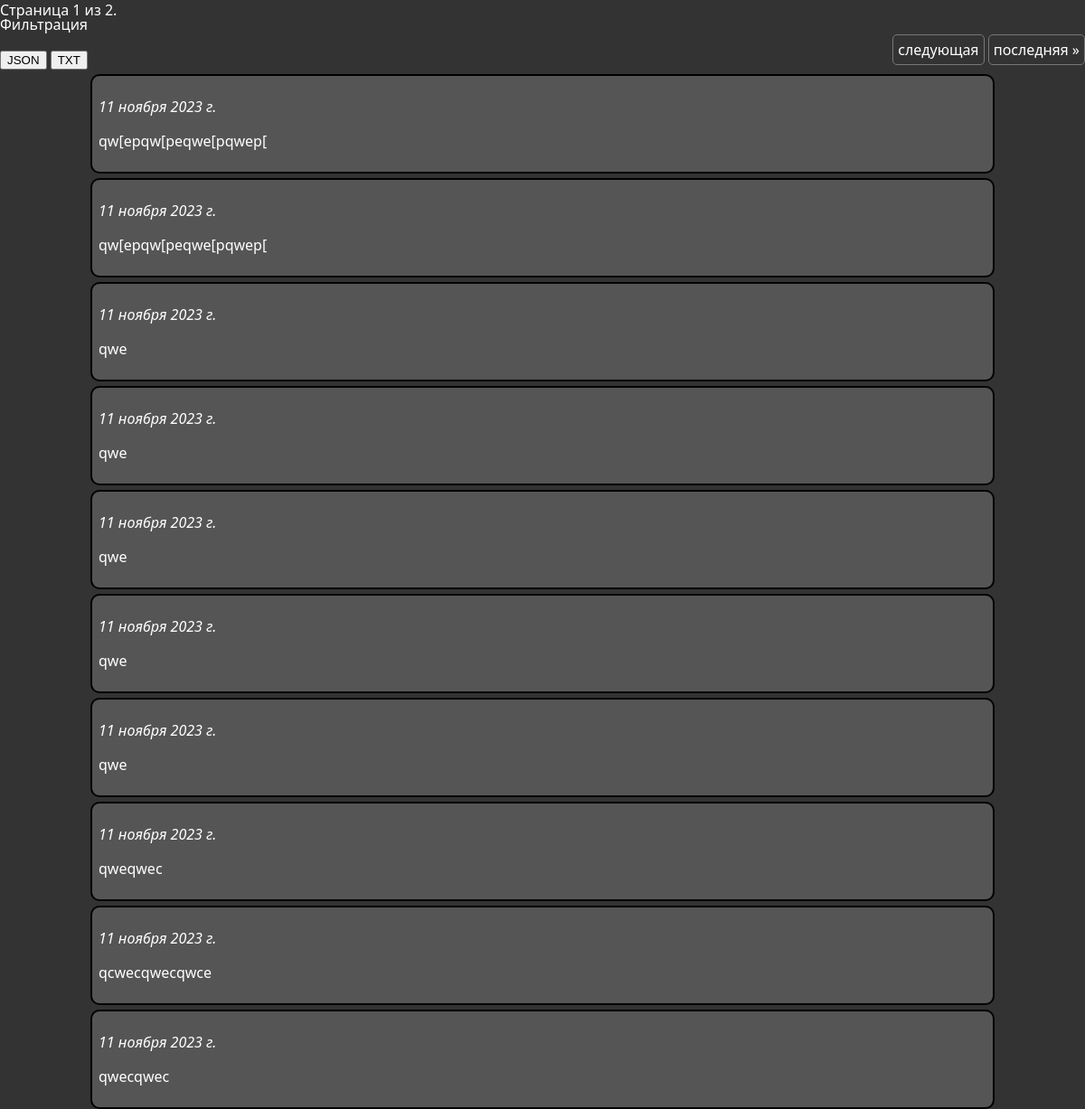
Screenshot of /auths/request_data/ (signed in) with the database file from the repository.
### apps/auths/models.py (models this page shows)
class DataPageRequest(models.Model):
    user = models.ForeignKey(to=CastomUser, verbose_name='пользователь', on_delete=models.CASCADE)
    data = models.CharField(verbose_name="данные", max_length=1000)
    content_type = models.CharField(verbose_name='тип контента', max_length=10)
    date_create = models.DateField(verbose_name='дата создания',auto_now_add=True)

### apps/auths/views.py (the view)
# urls.py: path('request_data/', AllUserPagesRequestsView.as_view(), name='req_data'),
class AllUserPagesRequestsView(View):
    template: str = 'all_user_req_page.html'
    OBJECTS_PER_PAGE: int = 10 #* Количество объектов на одной странице
    def get(self, req: HttpRequest) -> HttpResponse:
        user = req.user
        if not user.is_authenticated:
            return HttpResponse("У вас нет аккаунта. Создайте аккаунт, чтобы использовать эту функцию.")
        context: dict = {}
        content_type = req.GET.get('content_type')
        objects = DataPageRequest.objects.filter(user=user)
        if content_type:
            objects = objects.filter(content_type=content_type)
        paginator = Paginator(objects, self.OBJECTS_PER_PAGE)
        page = req.GET.get('page')
        try:
            current_page = paginator.page(page)
        except PageNotAnInteger:
            current_page = paginator.page(1)
        except EmptyPage:
            current_page = paginator.page(paginator.num_pages)
        context['current_page'] = current_page
        return render(req, self.template, context)

### apps/auths/templates/all_user_req_page.html (shortened to what this page needs)
{% load static %}
<!DOCTYPE html>
<html lang="en">
<head>
    <link rel="stylesheet" href="{% static 'css/all_user_req_page_style.css' %}">
</head>
<body>
    <div id="os">
        <div id="header">
            <span class="current">
                Страница {{ current_page.number }} из {{ current_page.paginator.num_pages }}.
            </span><br>
            <div class="pagination">
                <div class="previous">
                </div>
                <div class="next_page">
                {% if current_page.has_next %}
                    <a href="?page={{ current_page.next_page_number }}">следующая</a>
                    <a href="?page={{ current_page.paginator.num_pages }}">последняя &raquo;</a>
                {% endif %}
                </div>
            </div>
        </div>
        <form method="get" action="{% url 'req_data' %}">
            <p>Фильтрация</p>
            <button type="submit" name="content_type" value="json">JSON</button>
            <button type="submit" name="content_type" value="txt">TXT</button>
        </form>
        <div class="container">
            <div class="item_container">
                {% for item in current_page %}
                    <div class="page_item">
                        <p><i>{{ item.content_type }} {{ item.date_create }}</i></p>
                        <p>{{ item.data }}</p>
                    </div>
                {% empty %}
                    <p>У вас нет сохраненных данных</p>
                {% endfor %}
            </div>
        </div>
    </div>
</body>
</html>

### apps/auths/static/css/all_user_req_page_style.css (style rules this page uses)
body { margin: 0; padding: 0; color: #fff; background: #333; font-family: 'Segoe UI', Tahoma, Geneva, Verdana, sans-serif; }
#os { display: flex; flex-direction: column; }
.container { display: flex; flex-direction: column; align-items: center; }
.item_container { display: flex; flex-direction: column; width: 1000px; }
.page_item { margin-top: 5px; border: 2px solid black; border-radius: 10px; background: #555; padding: 7px; }
.pagination { display: flex; flex-direction: row; justify-content: space-between; }
.previous { width: 50%; }
.pagination a { color: white; text-decoration: none; padding: 5px; border: 1px solid #777; border-radius: 5px; }
#header { position: fixed; display: flex; flex-direction: column; width: 100%; }

### rows the page displays
DataPageRequest: date_create "11 ноября 2023 г.", data "qw[epqw[peqwe[pqwep["
DataPageRequest: date_create "11 ноября 2023 г.", data "qw[epqw[peqwe[pqwep["
DataPageRequest: date_create "11 ноября 2023 г.", data "qwe"
DataPageRequest: date_create "11 ноября 2023 г.", data "qwe"
DataPageRequest: date_create "11 ноября 2023 г.", data "qwe"
DataPageRequest: date_create "11 ноября 2023 г.", data "qwe"
DataPageRequest: date_create "11 ноября 2023 г.", data "qwe"
DataPageRequest: date_create "11 ноября 2023 г.", data "qweqwec"
DataPageRequest: date_create "11 ноября 2023 г.", data "qcwecqwecqwce"
DataPageRequest: date_create "11 ноября 2023 г.", data "qwecqwec"

### other values shown
{{ current_page.number }} "1"
{{ current_page.paginator.num_pages }} "2"
